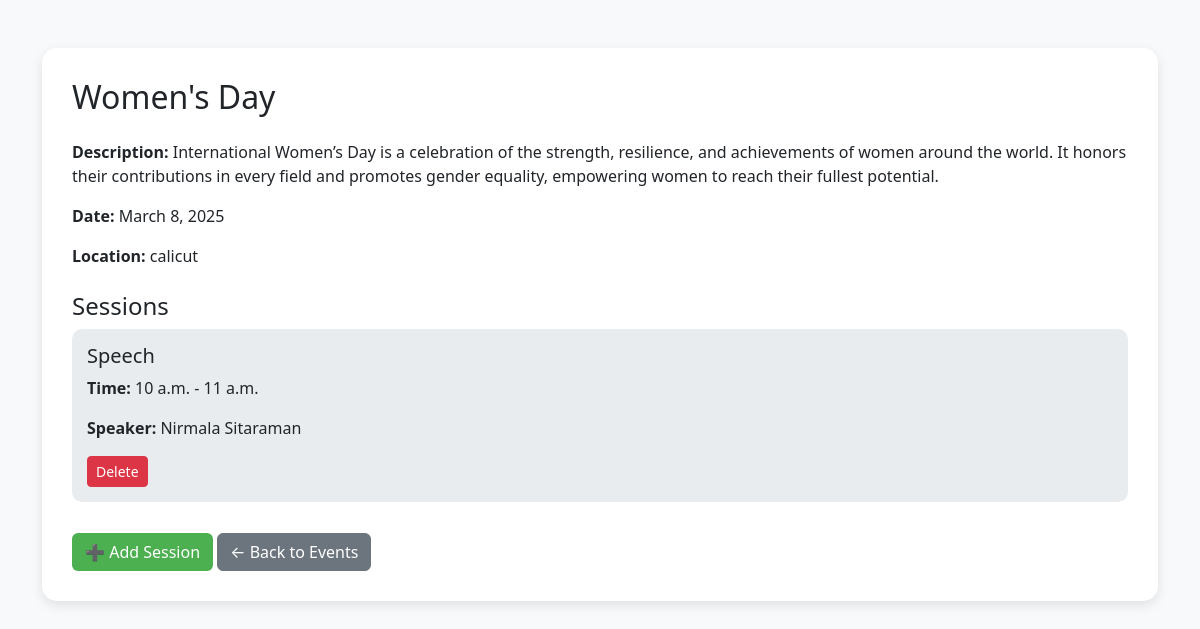
Screenshot of /events/event/20/ (signed in) with the database file from the repository.
### events/models.py (models this page shows, shortened)
class Event(models.Model):
    title = models.CharField(max_length=200)
    description = models.TextField()
    date = models.DateField()
    location = models.CharField(max_length=200)
    created_at = models.DateTimeField(auto_now_add=True)
    updated_at = models.DateTimeField(auto_now=True)

class Session(models.Model):
    event = models.ForeignKey(Event, related_name='sessions', on_delete=models.CASCADE)
    title = models.CharField(max_length=200)
    start_time = models.TimeField()
    end_time = models.TimeField()
    created_at = models.DateTimeField(auto_now_add=True)
    updated_at = models.DateTimeField(auto_now=True)
    speaker = models.ForeignKey(Speaker, on_delete=models.SET_NULL, null=True, blank=True, related_name="sessions")

class Speaker(models.Model):
    name = models.CharField(max_length=255)
    bio = models.TextField(blank=True, null=True)

### events/views.py (the view)
# urls.py: path('event/<int:event_id>/', views.event_detail, name='event_detail'),
@login_required
def event_detail(request, event_id):
    event = get_object_or_404(Event, id=event_id)
    return render(request, 'events/event_detail.html', {'event': event})

### events/templates/events/event_detail.html (shortened to what this page needs)
<!DOCTYPE html>
<html lang="en">
<head>
    <link href="https://cdn.jsdelivr.net/npm/bootstrap@5.3.2/dist/css/bootstrap.min.css" rel="stylesheet">
</head>
<body>
    <div class="container mt-5">
        <div class="event-card">
            <h2 class="mb-4">{{ event.title }}</h2>
            <p><strong>Description:</strong> {{ event.description }}</p>
            <p><strong>Date:</strong> {{ event.date }}</p>
            <p><strong>Location:</strong> {{ event.location }}</p>
            <h4 class="mt-4">Sessions</h4>
            {% if event.sessions.all %}
                {% for session in event.sessions.all %}
                    <div class="session-card">
                        <h5>{{ session.title }}</h5>
                        <p><strong>Time:</strong> {{ session.start_time }} - {{ session.end_time }}</p>
                        <p><strong>Speaker:</strong> {{ session.speaker.name|default:"No speaker assigned" }}</p>
                        <a href="{% url 'session_delete' session.pk %}" class="btn btn-danger btn-sm">Delete</a>
                    </div>
                {% endfor %}
            {% else %}
                <p>No sessions added yet.</p>
            {% endif %}
            {% if event.id %}
                <a href="{% url 'session_create' event.id %}" class="btn btn-create mt-3">➕ Add Session</a>
            {% else %}
                <p class="text-danger mt-3">Error: Event ID not found</p>
            {% endif %}
            <a href="{% url 'event_list' %}" class="btn btn-secondary mt-3">← Back to Events</a>
        </div>
    </div>
</body>
</html>

### events/templates/events/event_detail.html (style rules this page uses)
body { background-color: #f8f9fa; }
.event-card { border-radius: 15px; box-shadow: 0 4px 12px rgba(0, 0, 0, 0.1); padding: 30px; background-color: #ffffff; }
.session-card { background-color: #e9ecef; padding: 15px; border-radius: 10px; margin-bottom: 15px; }
.btn-create { background-color: #4CAF50; color: white; }

### rows the page displays
Event: title "Women's Day", description "International Women’s Day is a celebration of the strength, resilience, and achievements of women around the world. It honors their contributions in every field and promotes gender equality, empowering women to reach their fullest potential.", date "March 8, 2025", location "calicut"
Session: title "Speech", start_time "10 a.m.", end_time "11 a.m.", speaker.name "Nirmala Sitaraman"
